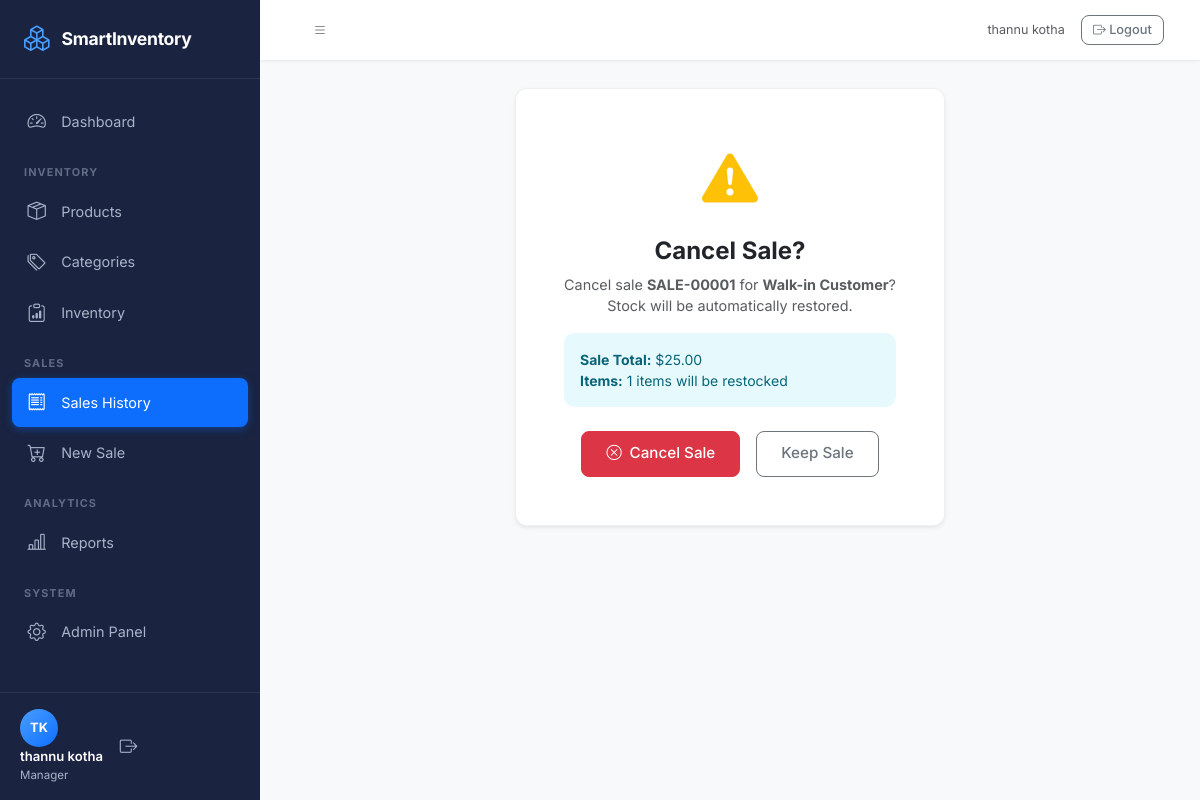
Screenshot of /sales/1/cancel/ (signed in) with the database file from the repository.
### inventory/models.py (models this page shows, shortened)
class Sale(models.Model):
    STATUS_CHOICES = [
        ('completed', 'Completed'),
        ('pending', 'Pending'),
        ('cancelled', 'Cancelled'),
    ]
    sale_number = models.CharField(max_length=20, unique=True)
    customer_name = models.CharField(max_length=200, blank=True, default='Walk-in Customer')
    customer_email = models.EmailField(blank=True, null=True)
    customer_phone = models.CharField(max_length=20, blank=True, null=True)
    created_by = models.ForeignKey(User, on_delete=models.SET_NULL, null=True)
    status = models.CharField(max_length=20, choices=STATUS_CHOICES, default='completed')
    notes = models.TextField(blank=True, null=True)
    created_at = models.DateTimeField(auto_now_add=True)
    updated_at = models.DateTimeField(auto_now=True)
    class Meta:
        ordering = ['-created_at']
    @property
    def subtotal(self):
        return sum(item.total_price for item in self.items.all())
    @property
    def total_amount(self):
        return self.subtotal
    @property
    def total_items(self):
        return sum(item.quantity for item in self.items.all())

class SaleItem(models.Model):
    sale = models.ForeignKey(Sale, on_delete=models.CASCADE, related_name='items')
    product = models.ForeignKey(Product, on_delete=models.PROTECT, related_name='sale_items')
    quantity = models.IntegerField(default=1)
    unit_price = models.DecimalField(max_digits=10, decimal_places=2, help_text='Price at time of sale')
    discount = models.DecimalField(max_digits=5, decimal_places=2, default=0, help_text='Discount percentage')
    @property
    def total_price(self):
        base_total = self.unit_price * self.quantity
        discount_amount = base_total * (self.discount / 100)
        return base_total - discount_amount

### inventory/views.py (the view, shortened to what this page needs)
# urls.py: path('sales/<int:pk>/cancel/', views.sale_cancel, name='sale_cancel'),
@login_required
def sale_cancel(request, pk):
    sale = get_object_or_404(Sale, pk=pk)
    return render(request, 'sales/sale_cancel_confirm.html', {'sale': sale})

### templates/sales/sale_cancel_confirm.html (shortened to what this page needs)
{% extends 'base.html' %}
{% load inventory_tags %}
{% block content %}
<div class="row justify-content-center">
    <div class="col-md-6">
        <div class="card border-0 shadow-sm">
            <div class="card-body text-center p-5">
                <div class="text-warning mb-3">
                    <i class="bi bi-exclamation-triangle-fill" style="font-size:3.5rem"></i>
                </div>
                <h4 class="fw-bold">Cancel Sale?</h4>
                <p class="text-muted">
                    Cancel sale <strong>{{ sale.sale_number }}</strong> for
                    <strong>{{ sale.customer_name }}</strong>?
                    Stock will be automatically restored.
                </p>
                <div class="alert alert-info text-start mt-3">
                    <strong>Sale Total:</strong> ${{ sale.total_amount|floatformat:2 }}<br>
                    <strong>Items:</strong> {{ sale.total_items }} items will be restocked
                </div>
                <div class="d-flex justify-content-center gap-3 mt-4">
                    <form method="post">
                        <button type="submit" class="btn btn-danger btn-lg px-4">
                            <i class="bi bi-x-circle me-2"></i>Cancel Sale
                        </button>
                    </form>
                    <a href="{% url 'sale_detail' sale.pk %}" class="btn btn-outline-secondary btn-lg px-4">
                        Keep Sale
                    </a>
                </div>
            </div>
        </div>
    </div>
</div>
{% endblock %}

### templates/base.html (shortened to what this page needs)
{% load static %}
<!DOCTYPE html>
<html lang="en">
<head>
    <link href="https://cdn.jsdelivr.net/npm/bootstrap@5.3.0/dist/css/bootstrap.min.css" rel="stylesheet">
    <link href="https://cdn.jsdelivr.net/npm/bootstrap-icons@1.11.0/font/bootstrap-icons.css" rel="stylesheet">
    <link href="{% static 'css/style.css' %}" rel="stylesheet">
</head>
<body class="bg-light">
{% if user.is_authenticated %}
<div class="wrapper d-flex">
    <nav id="sidebar" class="sidebar">
        <div class="sidebar-header">
            <div class="brand-logo">
                <i class="bi bi-boxes"></i>
                <span>SmartInventory</span>
            </div>
        </div>
        <ul class="sidebar-nav">
            <li class="nav-item {% if request.resolver_match.url_name == 'dashboard' %}active{% endif %}">
                <a href="{% url 'dashboard' %}" class="nav-link">
                    <i class="bi bi-speedometer2"></i>
                    <span>Dashboard</span>
                </a>
            </li>
            <li class="nav-category">INVENTORY</li>
            <li class="nav-item {% if 'product' in request.resolver_match.url_name or 'category' in request.resolver_match.url_name %}active{% endif %}">
                <a href="{% url 'product_list' %}" class="nav-link">
                    <i class="bi bi-box-seam"></i>
                    <span>Products</span>
                </a>
            </li>
            <li class="nav-item {% if request.resolver_match.url_name == 'category_list' %}active{% endif %}">
                <a href="{% url 'category_list' %}" class="nav-link">
                    <i class="bi bi-tags"></i>
                    <span>Categories</span>
                </a>
            </li>
            <li class="nav-item {% if request.resolver_match.url_name == 'inventory' %}active{% endif %}">
                <a href="{% url 'inventory' %}" class="nav-link">
                    <i class="bi bi-clipboard-data"></i>
                    <span>Inventory</span>
                </a>
            </li>
            <li class="nav-category">SALES</li>
            <li class="nav-item {% if 'sale' in request.resolver_match.url_name %}active{% endif %}">
                <a href="{% url 'sale_list' %}" class="nav-link">
                    <i class="bi bi-receipt"></i>
                    <span>Sales History</span>
                </a>
            </li>
            <li class="nav-item">
                <a href="{% url 'sale_create' %}" class="nav-link">
                    <i class="bi bi-cart-plus"></i>
                    <span>New Sale</span>
                </a>
            </li>
            <li class="nav-category">ANALYTICS</li>
            <li class="nav-item {% if request.resolver_match.url_name == 'reports' %}active{% endif %}">
                <a href="{% url 'reports' %}" class="nav-link">
                    <i class="bi bi-bar-chart-line"></i>
                    <span>Reports</span>
                </a>
            </li>
            <li class="nav-category">SYSTEM</li>
            <li class="nav-item">
                <a href="/admin/" class="nav-link" target="_blank">
                    <i class="bi bi-gear"></i>
                    <span>Admin Panel</span>
                </a>
            </li>
        </ul>
        <div class="sidebar-footer">
            <div class="user-info">
                <div class="user-avatar">{{ user.first_name|first|upper }}{{ user.last_name|first|upper }}</div>
                <div class="user-details">
                    <div class="user-name">{{ user.get_full_name|default:user.username }}</div>
                    <div class="user-role">{% if user.is_superuser %}Administrator{% else %}Manager{% endif %}</div>
                </div>
            </div>
            <a href="{% url 'logout' %}" class="logout-btn" title="Logout">
                <i class="bi bi-box-arrow-right"></i>
            </a>
        </div>
    </nav>
    <div class="main-content flex-grow-1">
        <nav class="top-navbar navbar navbar-expand-lg">
            <div class="container-fluid">
                <button class="btn btn-link sidebar-toggle" id="sidebarToggle">
                    <i class="bi bi-list"></i>
                </button>
                <div class="ms-auto d-flex align-items-center gap-3">
                    <span class="text-muted small">{{ user.get_full_name|default:user.username }}</span>
                    <a href="{% url 'logout' %}" class="btn btn-outline-secondary btn-sm">
                        <i class="bi bi-box-arrow-right"></i> Logout
                    </a>
                </div>
            </div>
        </nav>
        <div class="page-content">
            {% block content %}{% endblock %}
        </div>
    </div>
</div>
{% endif %}
</body>
</html>

### static/css/style.css (style rules this page uses)
:root { --sidebar-width: 260px; --sidebar-collapsed-width: 70px; --sidebar-bg: #1a2340; --sidebar-hover: #2a3550; --sidebar-active: #0d6efd; --sidebar-text: #a8b4c8; --sidebar-text-active: #ffffff; --topbar-height: 60px; --topbar-bg: #ffffff; --primary: #0d6efd; --success: #198754; --warning: #ffc107; --danger: #dc3545; --info: #0dcaf0; --body-bg: #f0f2f5; --card-border-radius: 12px; --transition-speed: 0.25s; }
* { box-sizing: border-box; }
body { font-family: 'Inter', 'Segoe UI', system-ui, -apple-system, sans-serif; font-size: 0.9rem; background-color: var(--body-bg); color: #2d3748; margin: 0; overflow-x: hidden; }
.wrapper { min-height: 100vh; }
.sidebar { width: var(--sidebar-width); min-height: 100vh; background: var(--sidebar-bg); display: flex; flex-direction: column; position: fixed; top: 0; left: 0; z-index: 1000; transition: width var(--transition-speed) ease; overflow: hidden; }
.sidebar-header { padding: 1.25rem 1.5rem; border-bottom: 1px solid rgba(255,255,255,0.08); flex-shrink: 0; }
.brand-logo { display: flex; align-items: center; gap: 0.75rem; text-decoration: none; color: white; }
.brand-logo i { font-size: 1.6rem; color: #4a9eff; }
.brand-logo span { font-size: 1.1rem; font-weight: 700; color: white; white-space: nowrap; letter-spacing: -0.3px; }
.sidebar-nav { list-style: none; margin: 0; padding: 1rem 0; flex-grow: 1; overflow-y: auto; overflow-x: hidden; }
.nav-category { padding: 0.6rem 1.5rem 0.3rem; font-size: 0.68rem; font-weight: 700; letter-spacing: 0.1em; color: rgba(168,180,200,0.5); text-transform: uppercase; white-space: nowrap; overflow: hidden; margin-top: 0.5rem; }
.nav-item { margin: 0.15rem 0.75rem; }
.nav-item .nav-link { display: flex; align-items: center; gap: 0.85rem; padding: 0.65rem 0.85rem; color: var(--sidebar-text); text-decoration: none; border-radius: 8px; transition: all var(--transition-speed) ease; white-space: nowrap; overflow: hidden; }
.nav-item .nav-link i { font-size: 1.15rem; flex-shrink: 0; width: 22px; text-align: center; }
.nav-item.active .nav-link { background: var(--sidebar-active); color: white; box-shadow: 0 2px 8px rgba(13,110,253,0.4); }
.sidebar-footer { padding: 1rem 1.25rem; border-top: 1px solid rgba(255,255,255,0.08); display: flex; align-items: center; gap: 0.75rem; flex-shrink: 0; }
.user-avatar { width: 38px; height: 38px; border-radius: 50%; background: linear-gradient(135deg, #4a9eff, #0d6efd); display: flex; align-items: center; justify-content: center; font-size: 0.8rem; font-weight: 700; color: white; flex-shrink: 0; }
.user-details { flex-grow: 1; overflow: hidden; }
.user-name { font-size: 0.82rem; font-weight: 600; color: white; white-space: nowrap; overflow: hidden; text-overflow: ellipsis; }
.user-role { font-size: 0.72rem; color: var(--sidebar-text); }
.logout-btn { color: var(--sidebar-text); text-decoration: none; font-size: 1.1rem; padding: 0.3rem; border-radius: 6px; transition: color var(--transition-speed); }
.main-content { margin-left: var(--sidebar-width); min-height: 100vh; transition: margin-left var(--transition-speed) ease; display: flex; flex-direction: column; }
.top-navbar { height: var(--topbar-height); background: var(--topbar-bg); box-shadow: 0 1px 3px rgba(0,0,0,0.08); padding: 0 1.5rem; position: sticky; top: 0; z-index: 999; flex-shrink: 0; }
.sidebar-toggle { color: #6c757d; font-size: 1.4rem; padding: 0.25rem; text-decoration: none; }
.page-content { padding: 1.75rem; flex-grow: 1; }
.card { border-radius: var(--card-border-radius) !important; border: 1px solid rgba(0,0,0,0.06) !important; }
.btn { font-size: 0.875rem; font-weight: 500; border-radius: 8px; padding: 0.45rem 1rem; transition: all 0.2s ease; }
.btn-lg { padding: 0.65rem 1.4rem; font-size: 0.95rem; }
.btn-sm { padding: 0.3rem 0.7rem; font-size: 0.8rem; }
.alert { border-radius: 10px; border: none; font-size: 0.875rem; }
.alert-info { background: rgba(13, 202, 240, 0.1); color: #0a6478; }
.page-content { animation: fadeInUp 0.3s ease; }

### rows the page displays
Sale: sale_number "SALE-00001", customer_name "Walk-in Customer", total_amount "25.00", total_items "1"

### other values shown
{{ user.first_name|first|upper }} "T"
{{ user.last_name|first|upper }} "K"
{{ user.get_full_name|default:user.username }} "thannu kotha"
